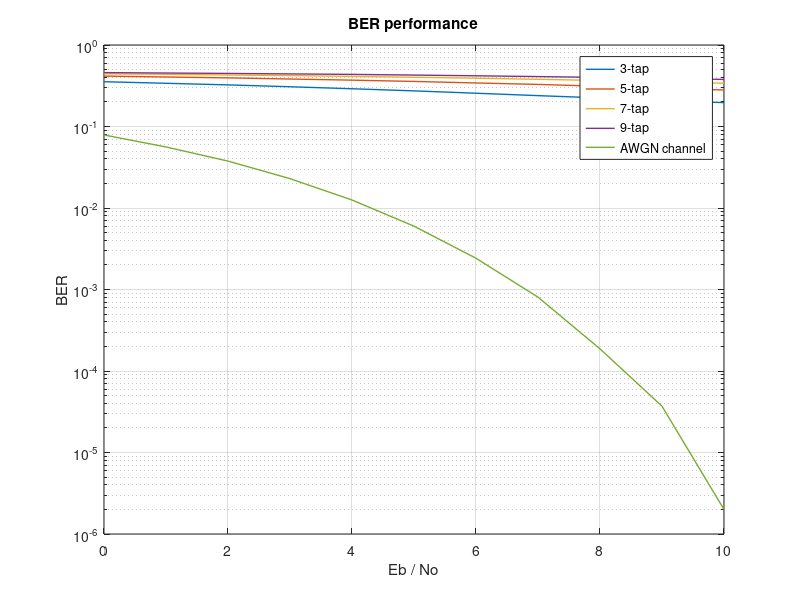

MATLAB code to generate this figure:
%% Task 3

bit_rate =10 ; 
bit_duration = 1/bit_rate ;

time = 0:bit_duration:100000;
data_bits = randi([0 1],1,numel(time));

PAM2_data = real(pskmod(data_bits,2)); % 2-PAM modulation bit 1 -> +1 and bit 0 ->


% 3-tap multipath channel with impulse response h
h = [0.3 0.7 0.4] ;
rt = conv(PAM2_data,h,"same");

%Bit energy
Eb = sum(PAM2_data.^2)/length(PAM2_data) ; 

% creating Zero forcing equalizer (M - tap equalizer)... h(t)* E(t)=delta(t) ,where h(t)is the  channel impulse response and E(t) is the equalizer
Eb_No_dB = 0:10 ; % dB

for M=3:2:9
    N = (M-1)/2 ;
    Po = zeros(1,M);
    Po(N+1) = 1;
    Pr = toeplitz([h(2) h(1) zeros(1,M-2)],[h(2) h(3) zeros(1,M-2)]) ; % Toeplitz matrix with filter coeffients
    C = Pr\Po' ;

    BER_ISI = zeros(1,11);

    for n=1:numel(Eb_No_dB)

        Eb_No = 10^(Eb_No_dB(n)/10);
        No    = Eb/Eb_No ;
        sigma = sqrt(No/2);

        %signal after adding noise
        rtn_ISI = rt + sigma*randn(1,numel(rt));

        rtn_e                  = conv(rtn_ISI,C,"same"); % Signal after the equalizer
        received_data_bits_ISI = real(pskdemod(rtn_e,2));

        bit_errors_ISI=numel(find(received_data_bits_ISI-data_bits)); % calculating number of bit errors

        BER_ISI(n)=bit_errors_ISI/numel(data_bits); % calculating bit error rate


    end
    
    semilogy(Eb_No_dB,BER_ISI,'linewidth',1);
    grid on;
    hold on;


end

% plotting BER for a AWGN channel in the same figure
BER_AWGN= zeros(1,11);

for n=1:numel(Eb_No_dB)

    Eb_No = 10^(Eb_No_dB(n)/10);
    No = Eb/Eb_No ;
    sigma = sqrt(No/2);

    %signal after adding noise
    rtn_awgn =PAM2_data + sigma*randn(1,numel(PAM2_data));
    received_data_bits_awgn = real(pskdemod(rtn_awgn,2));

    bit_errors_AWGN=numel(find(received_data_bits_awgn-data_bits)); % calculating number of bit errors

    BER_AWGN(n)=bit_errors_AWGN/numel(data_bits); % calculating bit error rate


end

semilogy(Eb_No_dB,BER_AWGN,'linewidth',1);
legend("3-tap","5-tap","7-tap","9-tap","AWGN channel");
title("BER performance");
xlabel("Eb / No");
ylabel("BER");